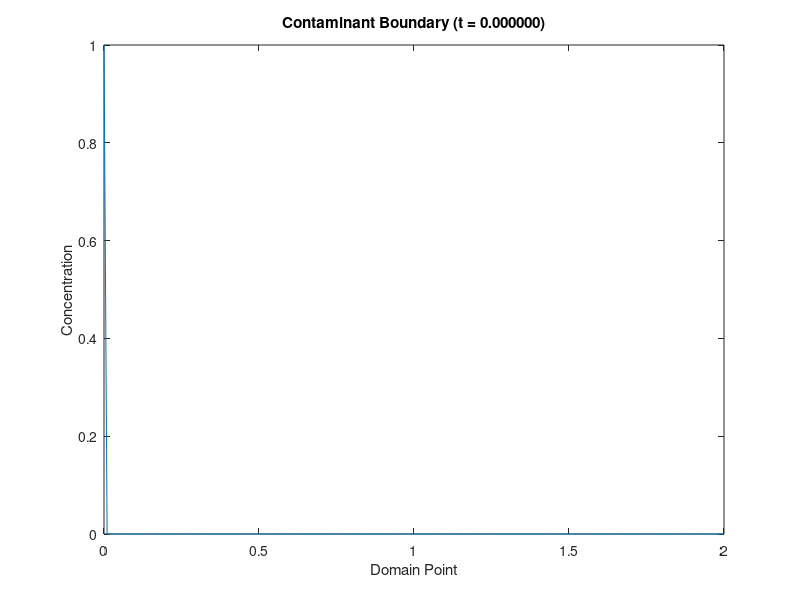
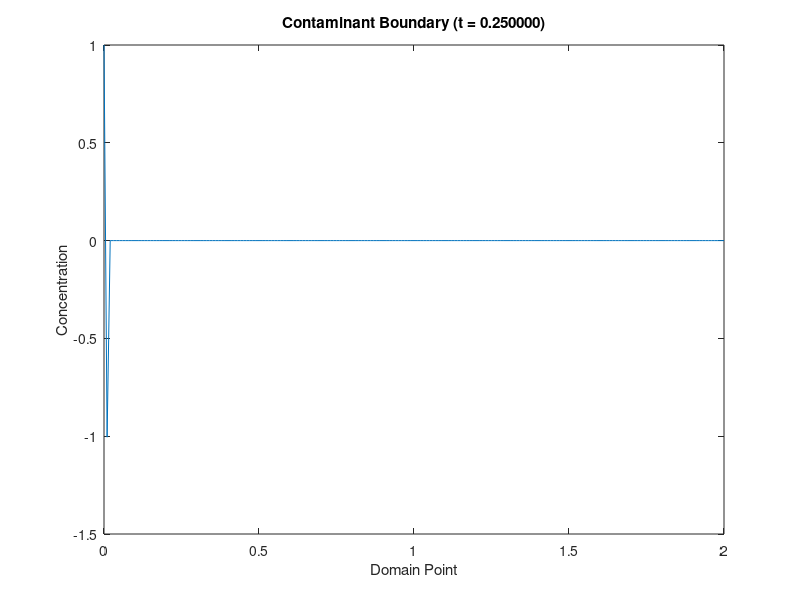
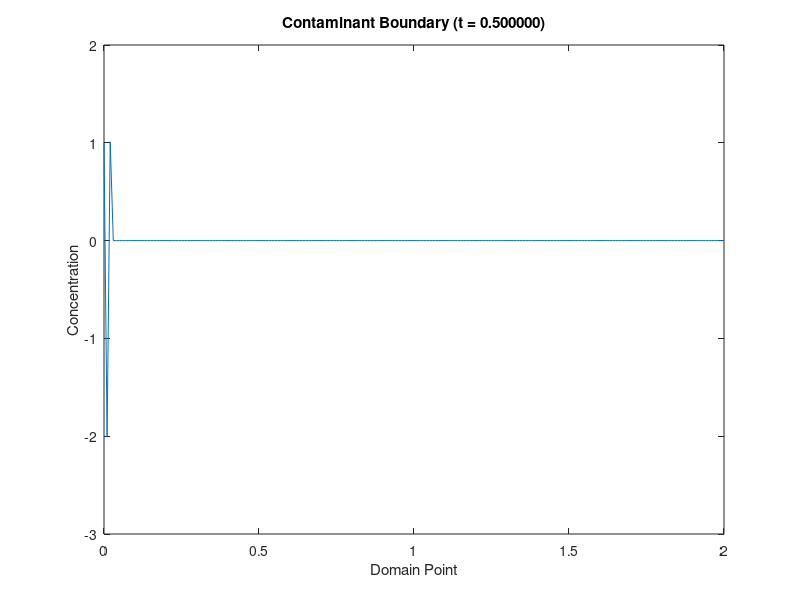
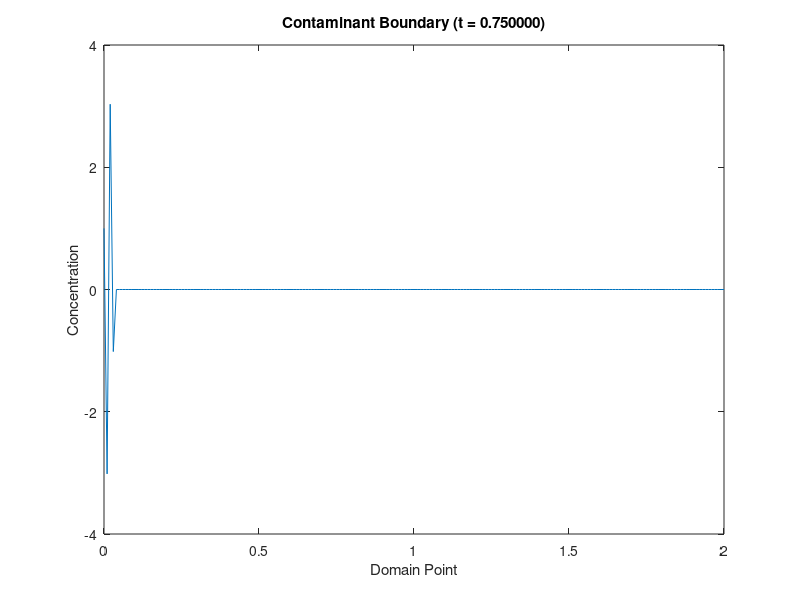

These figures' MATLAB source, in order:
    function Boundary()  
        x_start = 0;
        x_step  = 0.01; % delta x
        x_end   = 2;
    
        t_start = 0;
        t_step = 0.25; % delta t
        t_end = 3;
        
        xVals = x_start : x_step : x_end;
        tVals = t_start : t_step : t_end;
        
        c = zeros(length(xVals), length(tVals));
        D = 1;
        v = 1;
        
        % c_t -> t = 0 (c_0)
        

        for t = 1 : length(tVals)
            c(1, t) = 1;    
        end
        
        for t = 1 : length(tVals)-1
            for x = 2 : length(xVals)-1
                advection =  (2 * (x_step ^ 2) * ((c(x, t + 1) - c(x, t))) / t_step);
                diffusion = 2 * D * c(x-1, t) - c(x,t) * (2*D - v * x_step);
                c(x, t+1) = (advection + diffusion) / (v * x_step - 2 * D);
            end
        end
    
        for t = 1 : length(tVals)
            figure();
            plot(xVals, c(:, t));
            title(sprintf('Contaminant Boundary (t = %f)', tVals(t)));
            xlabel('Domain Point'); 
            ylabel('Concentration'); 
        end
    end